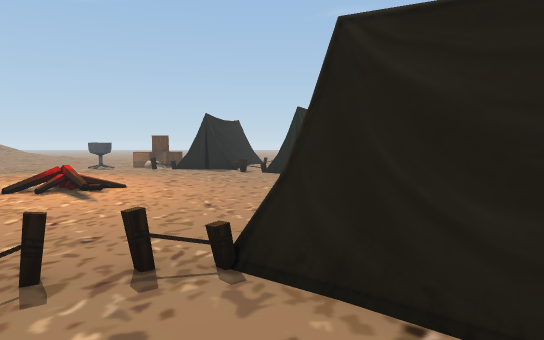
View 1 (above)

18 first-person views from a walk through a scene from a Unity 3-D project. The camera is 1.4 m above the floor, tilts 4° down and sees 75° across. The floor is counted in squares, 1 m on a side. Each view is taken from the middle of a square. On the plan, view 1 faces up. The plan holds only what a view shows up to about 15 squares ahead; the rest is blank. The place goes on beyond the plan.

View 2
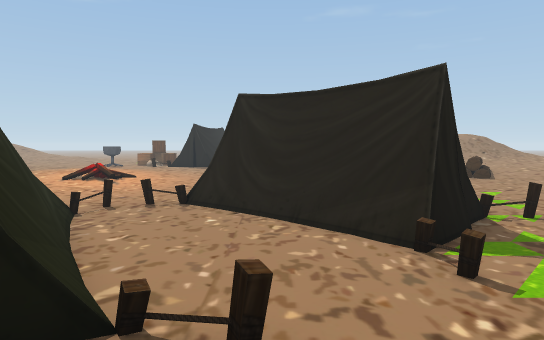

View 3
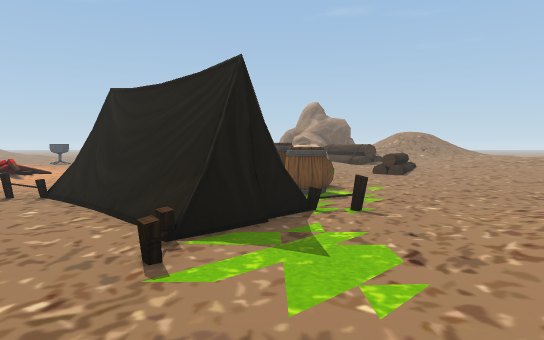

View 4
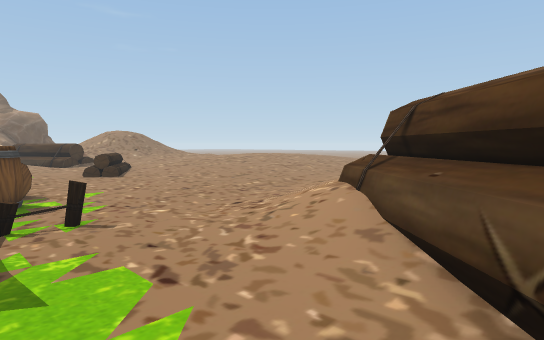

View 5
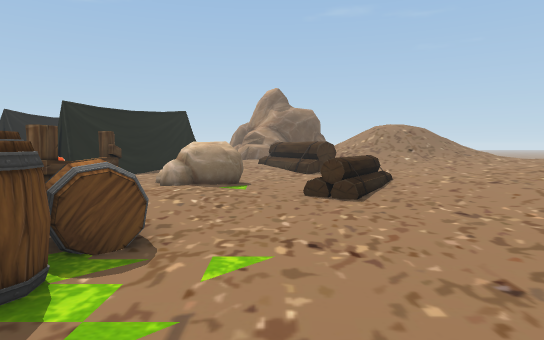

View 6
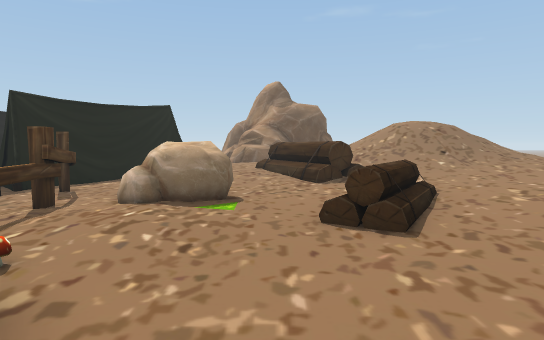

View 7
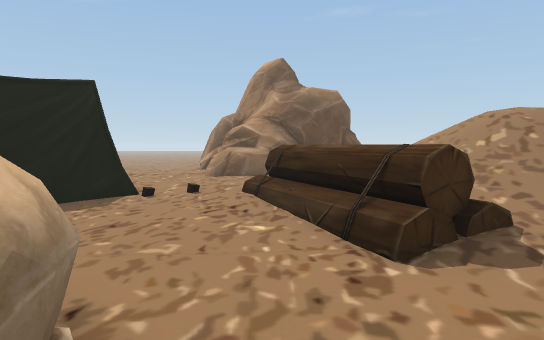

View 8
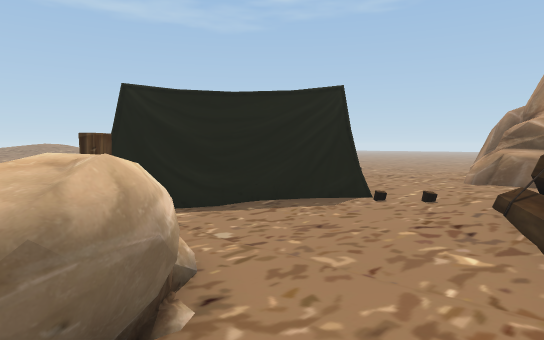

View 9
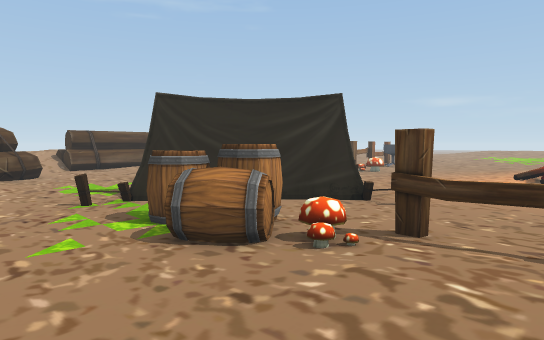

View 10
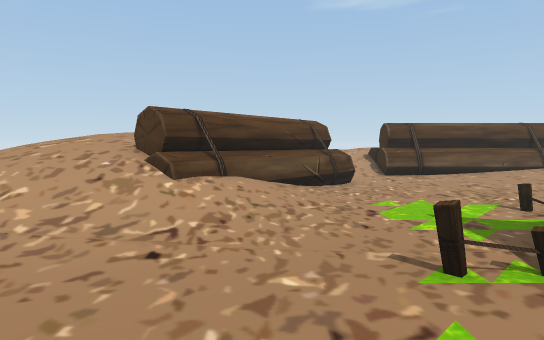

View 11
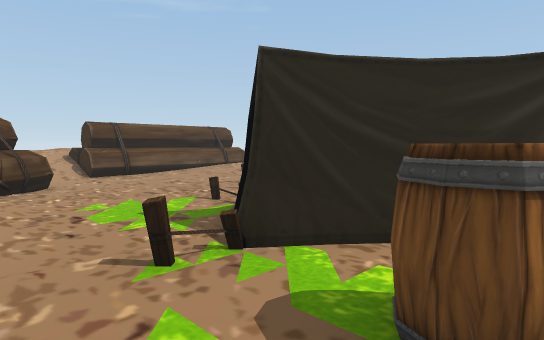

View 12
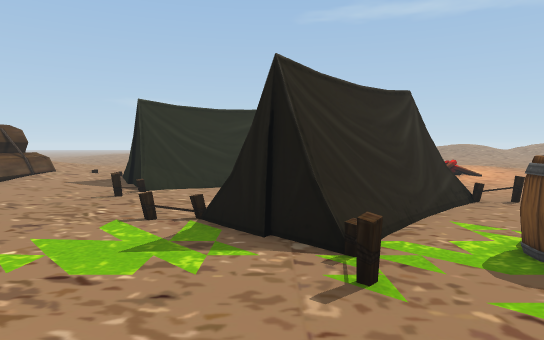

View 13
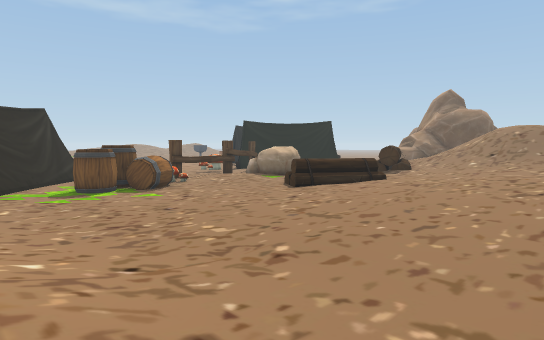

View 14
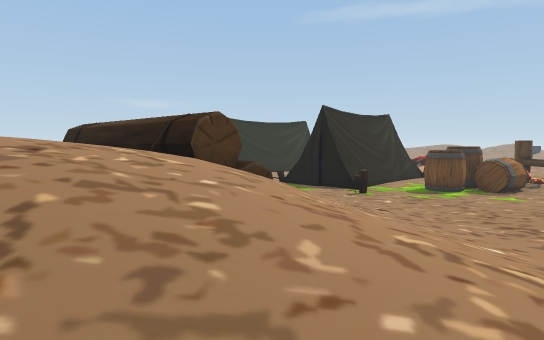

View 15
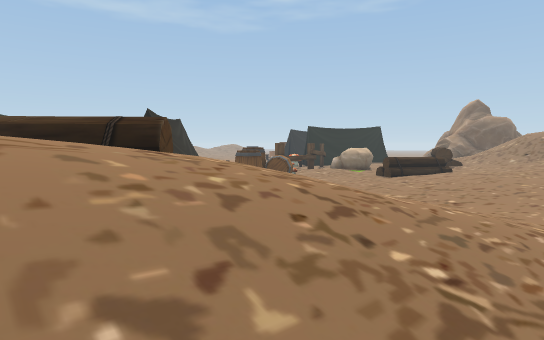

View 16
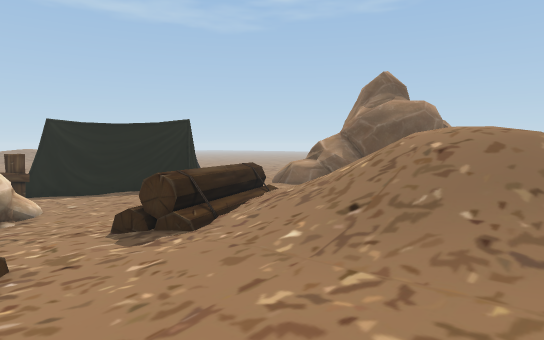

View 17
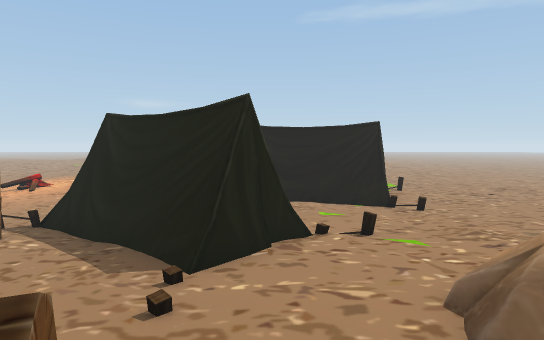

View 18
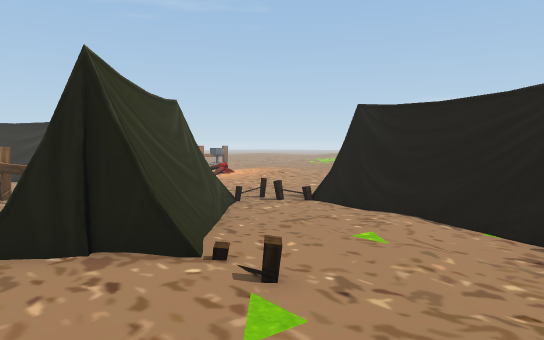

### Floor plan
Key: @ floor where view 1 was taken; # wall or solid block; x gap in a wall; . main floor; : floor 0.25 m higher than the main floor; + floor 0.5 m higher than the main floor; * floor 0.75 m higher than the main floor; % floor 1.5 m higher than the main floor; & floor 1.75 m higher than the main floor; $ floor 2.5 m higher than the main floor; / step, stairs or slope; = window, fence, low wall or low ledge; ^ raised ledge; B bonfire; A barrel; R rock; M mushroom; O other object.
Columns run from 8 left of view 1 to 20 right of it. Each row starts with its distance up from view 1.
 27       #./::::::+######
 26       #=/::::::+#####
 25       #=.::::::+==#=
 24       #..:::/::+/==
 23      ##:::::/:::+++
 22      ##...::##::++  / //
 21      #=...:####:/+==/ ///$/
 20      #=...####=:::^^///////
 19      ..=.#####::::=^////////
 18     ..==#####::::::^^////////
 17     .... ###...::::=^=//////*
 16      ..   ###...::::=:+/**/**
 15    :.......=#.:*R::::::++****
 14   :::.....OO.#.RRR:::/:++++*
 13   :::....   .x.RRR:::=/+++**
 12   :::....   .=:RR:.:*+::+++*
 11    :.........=::::.O=:::+++*
 10 ::B/.........#.::....::::+++
  9  ///..................::::++
  8  .........=....MA.....:::::+
  7   ........:...AAA......:::::
  6    ......##/..AA........::::
  5    .....####/..AA.........:::
  4     ..=.#####/...............
  3      ....#####=..........:..
  2     ##....#####==......////:
  1      #=....####.....////////:
  0      ##.@...=#....//////////
 -1       ##..........///////////
 -2       ##=...==..../=^^///////
 -3       ###/=......:=^^^%//////
 -4       ##::=......=#^^ %&%///
 -5       =::::.....=#^^/ &&&///
 -6      +++:::::..=#^^/   &&////
 -7      /++++::::::##=
 -8      *=##^^^^^// =

Where each view was taken, in squares from view 1:
view 1: 0 up, 0 right, facing up
view 2: 6 down, 2 right, facing up
view 3: 6 down, 6 right, facing up
view 4: 5 down, 6 right, facing up-right
view 5: 2 up, 10 right, facing up
view 6: 5 up, 10 right, facing up
view 7: 12 up, 10 right, facing up
view 8: 13 up, 11 right, facing up-left
view 9: 12 up, 11 right, facing down-left
view 10: 6 up, 10 right, facing down
view 11: 6 up, 10 right, facing down-left
view 12: 1 up, 12 right, facing left
view 13: 1 up, 20 right, facing up-left
view 14: 1 down, 20 right, facing left
view 15: 6 down, 20 right, facing up-left
view 16: 13 up, 19 right, facing up-left
view 17: 22 up, 12 right, facing left
view 18: 27 up, 7 right, facing down-left
